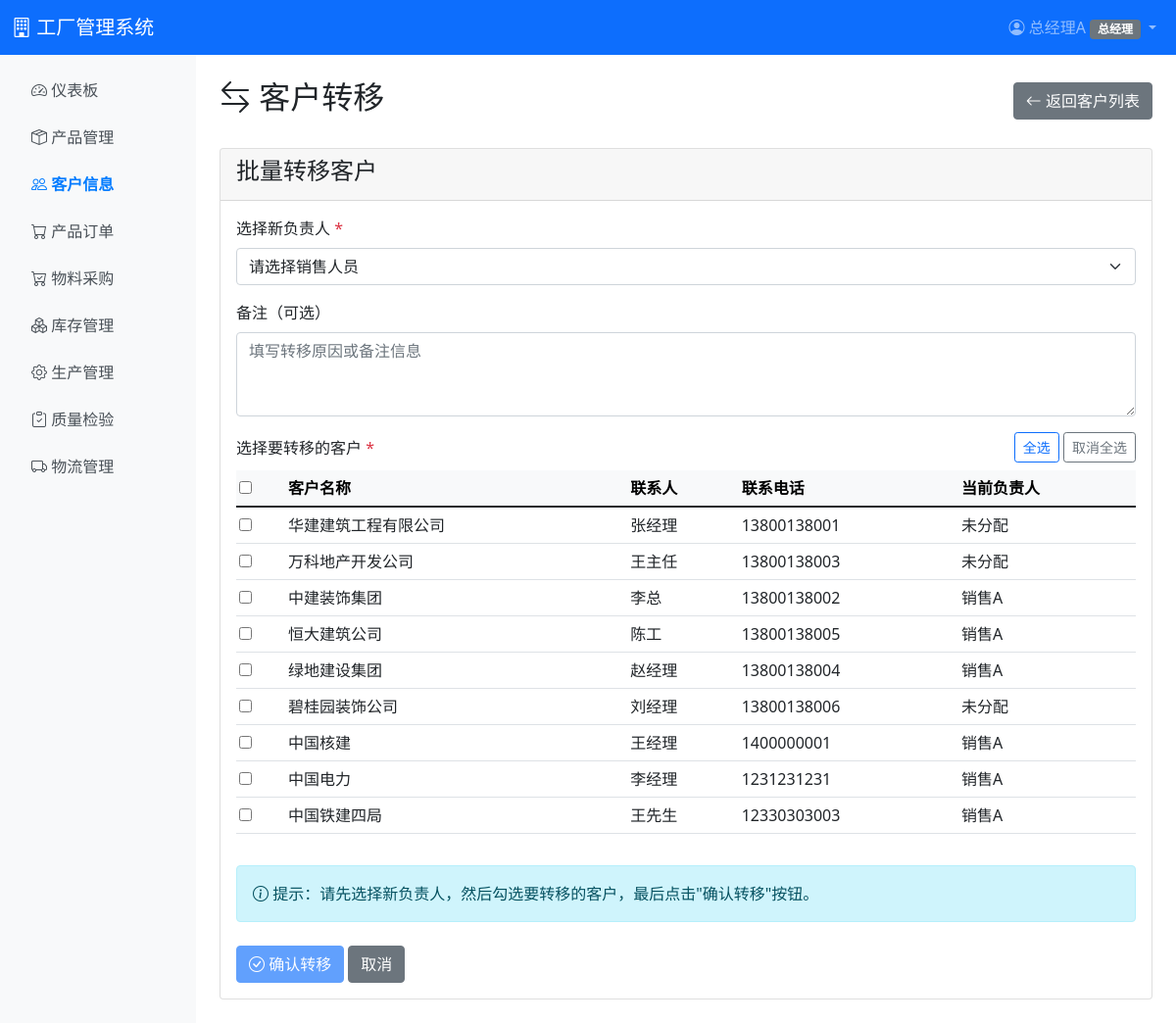
Page /sales/customers/transfer/ (signed in) on the committed database.
### accounts/models.py (models this page shows, shortened)
class UserProfile(models.Model):
    ROLE_CHOICES = [
        ('sales', '销售员'),
        ('sales_mgr', '销售经理'),
        ('warehouse', '仓库管理员'),
        ('production', '生产管理员'),
        ('qc', '质检员'),
        ('logistics', '物流管理员'),
        ('ceo', '总经理'),
    ]
    user = models.OneToOneField(User, on_delete=models.CASCADE, related_name='profile')
    role = models.CharField(max_length=20, choices=ROLE_CHOICES, verbose_name='角色')
    permissions = models.ManyToManyField(Permission, blank=True, related_name='user_profiles', verbose_name='额外权限')
    phone = models.CharField(max_length=20, blank=True, verbose_name='电话')
    department = models.CharField(max_length=50, blank=True, verbose_name='部门')
    created_at = models.DateTimeField(auto_now_add=True, verbose_name='创建时间')
    class Meta:
        verbose_name = '用户角色'
        verbose_name_plural = '用户角色'

### sales/models.py (models this page shows, shortened)
class Customer(models.Model):
    CREDIT_LEVEL_CHOICES = [
        ('A', 'A级（优秀）'),
        ('B', 'B级（良好）'),
        ('C', 'C级（一般）'),
        ('D', 'D级（较差）'),
    ]
    EDIT_STATUS_CHOICES = [
        ('none', '无编辑申请'),
        ('pending', '待审批'),
        ('approved', '已审批'),
        ('rejected', '已拒绝'),
    ]
    DELETE_STATUS_CHOICES = [
        ('none', '无删除申请'),
        ('pending', '待审批'),
        ('approved', '已审批'),
        ('rejected', '已拒绝'),
    ]
    name = models.CharField(max_length=200, unique=True, verbose_name='客户名称')
    contact_person = models.CharField(max_length=100, verbose_name='联系人')
    phone = models.CharField(max_length=20, verbose_name='联系电话')
    address = models.TextField(verbose_name='地址')
    credit_level = models.CharField(max_length=1, choices=CREDIT_LEVEL_CHOICES, default='C', verbose_name='信用等级')
    created_by = models.ForeignKey('auth.User', on_delete=models.SET_NULL, null=True, blank=True, related_name='created_customers', verbose_name='负责人')
    created_at = models.DateTimeField(auto_now_add=True, verbose_name='创建时间')
    updated_at = models.DateTimeField(auto_now=True, verbose_name='更新时间')
    edit_status = models.CharField(max_length=20, choices=EDIT_STATUS_CHOICES, default='none', verbose_name='编辑审批状态')
    edit_pending_data = models.TextField(blank=True, verbose_name='待审批编辑数据')
    edit_reason = models.TextField(blank=True, verbose_name='编辑原因')
    edit_requested_by = models.ForeignKey('auth.User', on_delete=models.SET_NULL, null=True, blank=True, related_name='customer_edit_requests', verbose_name='编辑申请人')
    edit_requested_at = models.DateTimeField(null=True, blank=True, verbose_name='编辑申请时间')
    edit_approved_by = models.ForeignKey('auth.User', on_delete=models.SET_NULL, null=True, blank=True, related_name='approved_customer_edits', verbose_name='编辑审批人')
    edit_approved_at = models.DateTimeField(null=True, blank=True, verbose_name='编辑审批时间')
    edit_reject_reason = models.TextField(blank=True, verbose_name='编辑拒绝原因')
    delete_status = models.CharField(max_length=20, choices=DELETE_STATUS_CHOICES, default='none', verbose_name='删除审批状态')
    delete_reason = models.TextField(blank=True, verbose_name='删除原因')
    delete_requested_by = models.ForeignKey('auth.User', on_delete=models.SET_NULL, null=True, blank=True, related_name='customer_delete_requests', verbose_name='删除申请人')
    delete_requested_at = models.DateTimeField(null=True, blank=True, verbose_name='删除申请时间')
    delete_approved_by = models.ForeignKey('auth.User', on_delete=models.SET_NULL, null=True, blank=True, related_name='approved_customer_deletes', verbose_name='删除审批人')
    delete_approved_at = models.DateTimeField(null=True, blank=True, verbose_name='删除审批时间')
    delete_reject_reason = models.TextField(blank=True, verbose_name='删除拒绝原因')
    is_deleted = models.BooleanField(default=False, verbose_name='是否已删除（软删除）')
    class Meta:
        verbose_name = '客户'
        verbose_name_plural = '客户'
        ordering = ['-created_at']

### sales/views.py (the view, shortened to what this page needs)
# urls.py: path('customers/transfer/', views.customer_transfer, name='customer_transfer'),
@login_required
@role_required('ceo', 'sales_mgr')
def customer_transfer(request):
    from django.contrib.auth.models import User
    customers = Customer.objects.select_related('created_by').all()
    if request.user.profile.role == 'sales' and not request.user.profile.has_permission('inventory.customer.manage'):
        customers = customers.filter(created_by=request.user)
    sales_users = User.objects.filter(profile__role='sales').order_by('username')
    context = {
        'customers': customers,
        'sales_users': sales_users,
    }
    return render(request, 'sales/customer_transfer.html', context)

### templates/sales/customer_transfer.html (shortened to what this page needs)
{% extends 'base.html' %}
{% block content %}
<div class="d-flex justify-content-between align-items-center mb-4">
    <h2><i class="bi bi-arrow-left-right"></i> 客户转移</h2>
    <a href="{% url 'sales:customer_list' %}" class="btn btn-secondary">
        <i class="bi bi-arrow-left"></i> 返回客户列表
    </a>
</div>
<div class="card">
    <div class="card-header">
        <h4>批量转移客户</h4>
    </div>
    <div class="card-body">
        <form method="post" id="transferForm">
            <div class="mb-3">
                <label class="form-label">选择新负责人 <span class="text-danger">*</span></label>
                <select class="form-select" name="to_user" required>
                    <option value="">请选择销售人员</option>
                </select>
            </div>
            <div class="mb-3">
                <label class="form-label">备注（可选）</label>
                <textarea class="form-control" name="remark" rows="3" placeholder="填写转移原因或备注信息"></textarea>
            </div>
            <div class="mb-3">
                <div class="d-flex justify-content-between align-items-center mb-2">
                    <label class="form-label mb-0">选择要转移的客户 <span class="text-danger">*</span></label>
                    <div>
                        <button type="button" class="btn btn-sm btn-outline-primary" onclick="selectAll()">全选</button>
                        <button type="button" class="btn btn-sm btn-outline-secondary" onclick="deselectAll()">取消全选</button>
                    </div>
                </div>
                <div class="table-responsive" style="max-height: 500px; overflow-y: auto;">
                    <table class="table table-hover table-sm">
                        <thead class="table-light sticky-top">
                            <tr>
                                <th width="50">
                                    <input type="checkbox" id="selectAllCheckbox" onchange="toggleAll(this)">
                                </th>
                                <th>客户名称</th>
                                <th>联系人</th>
                                <th>联系电话</th>
                                <th>当前负责人</th>
                            </tr>
                        </thead>
                        <tbody>
                            {% for customer in customers %}
                            <tr>
                                <td>
                                    <input type="checkbox" name="customer_ids" value="{{ customer.pk }}" class="customer-checkbox">
                                </td>
                                <td>{{ customer.name }}</td>
                                <td>{{ customer.contact_person }}</td>
                                <td>{{ customer.phone }}</td>
                                <td>{{ customer.created_by.username|default:"未分配" }}</td>
                            </tr>
                            {% empty %}
                            <tr>
                                <td colspan="5" class="text-center text-muted">暂无客户数据</td>
                            </tr>
                            {% endfor %}
                        </tbody>
                    </table>
                </div>
            </div>
            <div class="alert alert-info">
                <i class="bi bi-info-circle"></i> 提示：请先选择新负责人，然后勾选要转移的客户，最后点击"确认转移"按钮。
            </div>
            <div class="mt-4">
                <button type="submit" class="btn btn-primary" id="submitBtn" disabled>
                    <i class="bi bi-check-circle"></i> 确认转移
                </button>
                <a href="{% url 'sales:customer_list' %}" class="btn btn-secondary">取消</a>
            </div>
        </form>
    </div>
</div>
{% endblock %}

### templates/base.html (shortened to what this page needs)
{% load permission_tags %}
<!DOCTYPE html>
<html lang="zh-CN">
<head>
    <link href="https://cdn.jsdelivr.net/npm/bootstrap@5.1.3/dist/css/bootstrap.min.css" rel="stylesheet">
    <link rel="stylesheet" href="https://cdn.jsdelivr.net/npm/bootstrap-icons@1.8.1/font/bootstrap-icons.css">
</head>
<body>
    <nav class="navbar navbar-expand-lg navbar-dark bg-primary">
        <div class="container-fluid">
            <a class="navbar-brand" href="{% url 'dashboard' %}">
                <i class="bi bi-building"></i> 工厂管理系统
            </a>
            <div class="collapse navbar-collapse" id="navbarNav">
                <ul class="navbar-nav ms-auto">
                    {% if user.is_authenticated %}
                    <li class="nav-item dropdown">
                        <a class="nav-link dropdown-toggle" href="#" id="navbarDropdown" role="button" data-bs-toggle="dropdown">
                            <i class="bi bi-person-circle"></i> {{ user.username }}
                            {% if user.profile %}
                            <span class="badge bg-secondary">{{ user.profile.get_role_display }}</span>
                            {% endif %}
                        </a>
                    </li>
                    {% else %}
                    <li class="nav-item">
                        <a class="nav-link" href="{% url 'login' %}">登录</a>
                    </li>
                    {% endif %}
                </ul>
            </div>
        </div>
    </nav>
    {% if user.is_authenticated %}
    <div class="container-fluid">
        <div class="row">
            <nav class="col-md-2 sidebar p-3">
                <ul class="nav flex-column">
                    <li class="nav-item mb-2">
                        <a class="nav-link {% if request.resolver_match.url_name == 'dashboard' %}active{% endif %}" href="{% url 'dashboard' %}">
                            <i class="bi bi-speedometer2"></i> 仪表板
                        </a>
                    </li>
                    <li class="nav-item mb-2">
                        <a class="nav-link {% if request.resolver_match.app_name == 'product' %}active{% endif %}" href="{% url 'product:product_list' %}">
                            <i class="bi bi-box-seam"></i> 产品管理
                        </a>
                    </li>
                    {% if user.profile.role == 'sales' or user.profile.role == 'sales_mgr' or user.profile.role == 'ceo' or user|has_permission:'inventory.customer.view' %}
                    <li class="nav-item mb-2">
                        <a class="nav-link {% if request.resolver_match.app_name == 'sales' and request.resolver_match.url_name|slice:':8' == 'customer' %}active{% endif %}" href="{% url 'sales:customer_list' %}">
                            <i class="bi bi-people"></i> 客户信息
                        </a>
                    </li>
                    {% endif %}
                    {% if user.profile.role == 'sales' or user.profile.role == 'sales_mgr' or user.profile.role == 'warehouse' or user.profile.role == 'ceo' or user|has_permission:'sales.order.view' %}
                    <li class="nav-item mb-2">
                        <a class="nav-link {% if request.resolver_match.app_name == 'sales' and request.resolver_match.url_name|slice:':5' == 'order' %}active{% endif %}" href="{% url 'sales:order_list' %}">
                            <i class="bi bi-cart"></i> 产品订单
                        </a>
                    </li>
                    {% endif %}
                    {% if user.profile.role == 'warehouse' or user.profile.role == 'ceo' %}
                    <li class="nav-item mb-2">
                        <a class="nav-link {% if request.resolver_match.app_name == 'purchase' and request.resolver_match.url_name|slice:':4' == 'task' %}active{% endif %}" href="{% url 'purchase:task_list' %}">
                            <i class="bi bi-cart-check"></i> 物料采购
                        </a>
                    </li>
                    {% endif %}
                    {% if user.profile.role == 'warehouse' or user.profile.role == 'production' or user.profile.role == 'ceo' or user|has_permission:'inventory.view' or user|has_permission:'inventory.view_product' %}
                    <li class="nav-item mb-2">
                        <a class="nav-link {% if request.resolver_match.app_name == 'inventory' %}active{% endif %}" href="{% url 'inventory:inventory_list' %}">
                            <i class="bi bi-boxes"></i> 库存管理
                        </a>
                    </li>
                    {% endif %}
                    {% if user.profile.role == 'production' or user.profile.role == 'ceo' or user|has_permission:'production.task.view' or user|has_permission:'inventory.bom.view' %}
                    <li class="nav-item mb-2">
                        <a class="nav-link {% if request.resolver_match.app_name == 'production' and request.resolver_match.url_name != 'quality_inspection_list' %}active{% endif %}" href="{% url 'production:task_list' %}">
                            <i class="bi bi-gear"></i> 生产管理
                        </a>
                    </li>
                    {% endif %}
                    {% if user.profile.role == 'qc' or user.profile.role == 'production' or user.profile.role == 'ceo' or user|has_permission:'production.task.view' %}
                    <li class="nav-item mb-2">
                        <a class="nav-link {% if request.resolver_match.url_name == 'quality_inspection_list' %}active{% endif %}" href="{% url 'production:quality_inspection_list' %}">
                            <i class="bi bi-clipboard-check"></i> 质量检验
                        </a>
                    </li>
                    {% endif %}
                    {% if user.profile.role == 'logistics' or user.profile.role == 'ceo' or user|has_permission:'logistics.shipment.view' %}
                    <li class="nav-item mb-2">
                        <a class="nav-link {% if request.resolver_match.app_name == 'logistics' %}active{% endif %}" href="{% url 'logistics:shipment_list' %}">
                            <i class="bi bi-truck"></i> 物流管理
                        </a>
                    </li>
                    {% endif %}
                </ul>
            </nav>
            <main class="col-md-10 p-4">
    {% else %}
    <div class="container mt-5">
    {% endif %}
        {% block content %}{% endblock %}
    {% if user.is_authenticated %}
            </main>
        </div>
    </div>
    {% else %}
    </div>
    {% endif %}
</body>
</html>

### templates/base.html (style rules this page uses)
.sidebar { min-height: calc(100vh - 56px); background-color: #f8f9fa; }
.nav-link { color: #495057; }
.nav-link.active { color: #007bff; font-weight: bold; }
.table tbody tr td, .table thead tr th { padding: 0.5625rem 0.375rem; vertical-align: middle; line-height: 1.5; }
.table-sm tbody tr td, .table-sm thead tr th { padding: 0.375rem 0.1875rem; vertical-align: middle; line-height: 1.5; }

### rows in the picture
Customer: name "华建建筑工程有限公司", contact_person "张经理", phone "13800138001", created_by.username "未分配"
Customer: name "万科地产开发公司", contact_person "王主任", phone "13800138003", created_by.username "未分配"
Customer: name "中建装饰集团", contact_person "李总", phone "13800138002", created_by.username "销售A"
Customer: name "恒大建筑公司", contact_person "陈工", phone "13800138005", created_by.username "销售A"
Customer: name "绿地建设集团", contact_person "赵经理", phone "13800138004", created_by.username "销售A"
Customer: name "碧桂园装饰公司", contact_person "刘经理", phone "13800138006", created_by.username "未分配"
Customer: name "中国核建", contact_person "王经理", phone "1400000001", created_by.username "销售A"
Customer: name "中国电力", contact_person "李经理", phone "1231231231", created_by.username "销售A"
Customer: name "中国铁建四局", contact_person "王先生", phone "12330303003", created_by.username "销售A"

### other values in the picture
{{ user.username }} "总经理A"
{{ user.profile.get_role_display }} "总经理"
